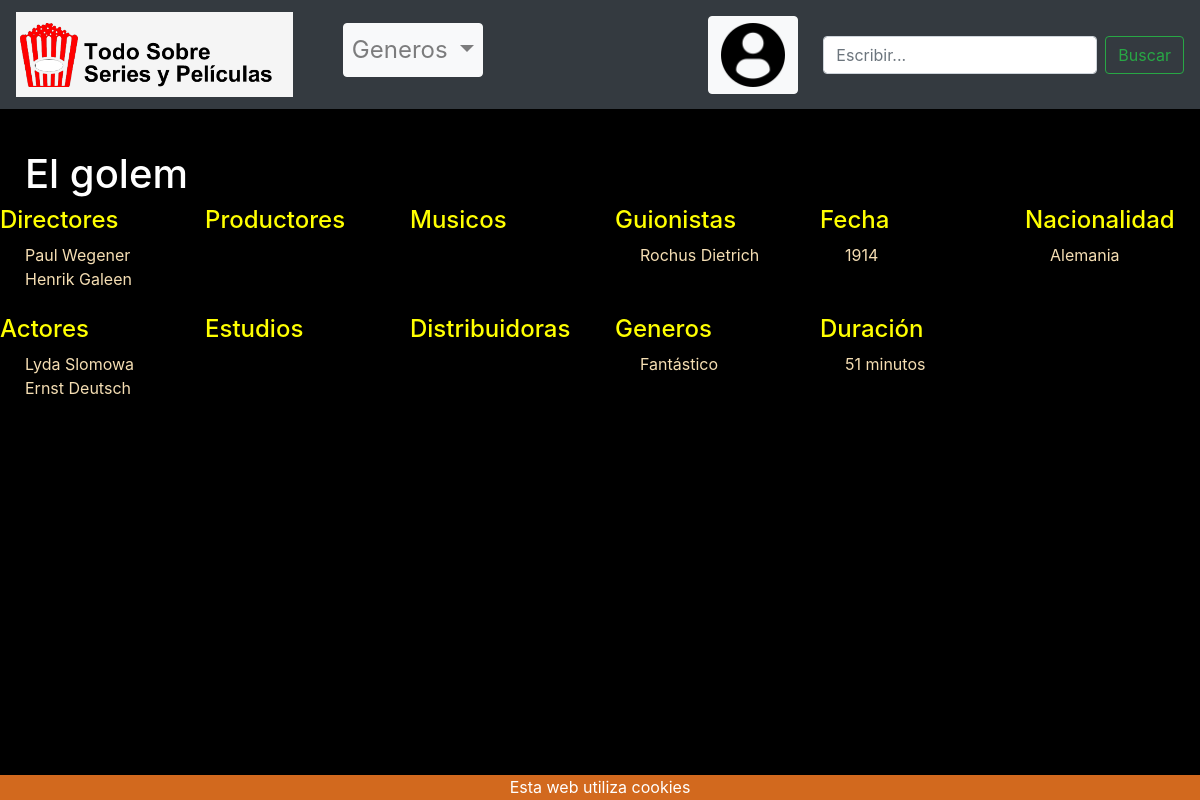
Page /peliculas.php?peli=El golem on the committed database.
### tables this page shows
CREATE TABLE directores (
  id INT NOT NULL auto_increment,
  director VARCHAR(24) NOT NULL,
   
  CONSTRAINT pk_director PRIMARY KEY (director),
  CONSTRAINT uq_id UNIQUE KEY (id)
);

CREATE TABLE guionistas (
  id INT NOT NULL auto_increment,
  guionista VARCHAR(24) NOT NULL,
   
  CONSTRAINT pk_guionista PRIMARY KEY (guionista),
  CONSTRAINT uq_id UNIQUE KEY (id)
);

CREATE TABLE nacionalidades (
  id INT NOT NULL auto_increment,
  nacionalidad VARCHAR(16) NOT NULL,
   
  CONSTRAINT pk_nacionalidad PRIMARY KEY (nacionalidad),
  CONSTRAINT uq_id UNIQUE KEY (id)
);

CREATE TABLE actores (
  id INT NOT NULL auto_increment,
  actor VARCHAR(24) NOT NULL,
   
  CONSTRAINT pk_actor PRIMARY KEY (actor),
  CONSTRAINT uq_id UNIQUE KEY (id)
);

CREATE TABLE generos (
  id INT NOT NULL auto_increment,
  genero VARCHAR(16) NOT NULL,
   
  CONSTRAINT pk_genero PRIMARY KEY (genero),
  CONSTRAINT uq_id UNIQUE KEY (id)
);

### peliculas.php (the view, shortened to what this page needs)
<?php
include_once("header.php");
?>
<?php
echo "<div style='height: 150px;'></div>";
$pelicula = $_GET['peli'];
echo "<h1 class='titulo_pelis'>". $pelicula ."</h1>";
echo "<div class='row'>
        <div class='col-md-2 col-6'>
        <h4 class='color-cat'>Directores </h4>
    ";
    $consulta = "SELECT  d.director
                from  peliculas_cine peli, directores d,peliculas_cine_directores ped
                where d.id = ped.director_id and ped.pelicula_id = peli.id
            and peli.titulo_peli = '$pelicula'
            ";
$resultado = mysqli_query( $conexion, $consulta ) or die ( "Algo ha ido mal en la consulta a la base de datos");
while ($columna = mysqli_fetch_array($resultado))
{
echo "
        <span class='texto_lista'>
        " .$columna['director'] ."
        </span>
<br/>
";
}
echo"<br/></div>";
echo "
        <div class='col-md-2 col-6'>
        <h4 class='color-cat'>Productores </h4>
";
echo "<br/></div>";
echo "
        <div class='col-md-2 col-6'>
        <h4 class='color-cat'>Musicos </h4>
        ";
echo"<br/></div>";
echo "
        <div class='col-md-2 col-6'>
        <h4 class='color-cat'>Guionistas </h4>
        ";
$consulta = "SELECT  g.guionista
            from  peliculas_cine peli, guionistas g,peliculas_cine_guionistas peg
            where g.id = peg.guionista_id and peg.pelicula_id = peli.id
            and peli.titulo_peli = '$pelicula'
            ";
$resultado = mysqli_query( $conexion, $consulta ) or die ( "Algo ha ido mal en la consulta a la base de datos");
while ($columna = mysqli_fetch_array($resultado))
{
echo "
         <span class='texto_lista'>
        " .$columna['guionista'] ."
        </span>
<br/>
";
}
echo "<br/></div>";
echo "
        <div class='col-md-2 col-6'>
        <h4 class='color-cat'>Fecha </h4>
        ";
$consulta = "SELECT  produccion
            from peliculas_cine
            where titulo_peli = '$pelicula'
            ";
$resultado = mysqli_query( $conexion, $consulta ) or die ( "Algo ha ido mal en la consulta a la base de datos");
while ($columna = mysqli_fetch_array($resultado))
{
echo "
         <span class='texto_lista'>
        " .$columna['produccion'] ."
        </span>
<br/>
";
}
echo "<br/></div>";
echo "
        <div class='col-md-2 col-6'>
        <h4 class='color-cat'>Nacionalidad </h4>
        ";
$consulta = "SELECT  n.nacionalidad
            from  peliculas_cine peli, nacionalidades n,peliculas_cine_nacionalidades pen
            where n.id = pen.nacionalidad_id and pen.pelicula_id = peli.id
            and peli.titulo_peli = '$pelicula'
            ";
$resultado = mysqli_query( $conexion, $consulta ) or die ( "Algo ha ido mal en la consulta a la base de datos");
while ($columna = mysqli_fetch_array($resultado))
{
echo "
         <span class='texto_lista'>
        " .$columna['nacionalidad'] ."
        </span>
<br/>
";
}
echo "<br/></div>
</div>";
echo "<div class='row'>
        <div class='col-md-2 col-6'>
        <h4 class='color-cat'>Actores </h4>
        ";
$consulta = "SELECT  a.actor
            from  peliculas_cine peli, actores a,peliculas_actores pea
            where a.id = pea.actor_id and pea.pelicula_id = peli.id
            and peli.titulo_peli = '$pelicula'
            ";
$resultado = mysqli_query( $conexion, $consulta ) or die ( "Algo ha ido mal en la consulta a la base de datos");
while ($columna = mysqli_fetch_array($resultado))
{
echo "
         <span class='texto_lista'>
        " .$columna['actor'] ."
        </span>
<br/>
";
}
echo "<br/>
    </div>";
echo "
        <div class='col-md-2 col-6'>
        <h4 class='color-cat'>Estudios </h4>
        ";
echo "<br/>
    </div>";
echo "
        <div class='col-md-2 col-6'>
        <h4 class='color-cat'>Distribuidoras </h4>
        ";
echo "<br/>
    </div>";
echo "
        <div class='col-md-2 col-6'>
        <h4 class='color-cat'>Generos </h4>
        ";
$consulta = "SELECT g.genero
            from peliculas_cine peli, generos g, peliculas_cine_generos pe
            where g.id = pe.genero_id and pe.pelicula_id = peli.id
            and peli.titulo_peli = '$pelicula'
            ";
$resultado = mysqli_query( $conexion, $consulta ) or die ( "Algo ha ido mal en la consulta a la base de datos");
while ($columna = mysqli_fetch_array($resultado))
{
echo "
         <span class='texto_lista'>
        " .$columna['genero'] ."
        </span>
<br/>
";
}
echo "<br/>
    </div>";
echo "
        <div class='col-md-2 col-6'>
        <h4 class='color-cat'>Duración</h4>
        ";
$consulta = "SELECT  duracion_peli
            from peliculas_cine
            where titulo_peli = '$pelicula'
            ";
$resultado = mysqli_query( $conexion, $consulta ) or die ( "Algo ha ido mal en la consulta a la base de datos");
while ($columna = mysqli_fetch_array($resultado))
{
echo "
         <span class='texto_lista'>
        " .$columna['duracion_peli'] ." minutos
        </span>
<br/>
";
}
echo "<br/>
    </div>
</div>";
include_once("footer.php");
?>

### index.css (style rules this page uses)
body { background-color: black; }
.texto_lista { color:wheat; margin-left: 25px; }
.titulo_pelis { color: white; margin-left: 25px; }
.color-cat { color:yellow; }

### rows in the picture
directores: director "Paul Wegener"
directores: director "Henrik Galeen"
guionistas: guionista "Rochus Dietrich"
nacionalidades: nacionalidad "Alemania"
actores: actor "Lyda Slomowa"
actores: actor "Ernst Deutsch"
generos: genero "Fantástico"

### other values in the picture
$pelicula "El golem"
$columna['produccion'] "1914"
$columna['duracion_peli'] "51"
